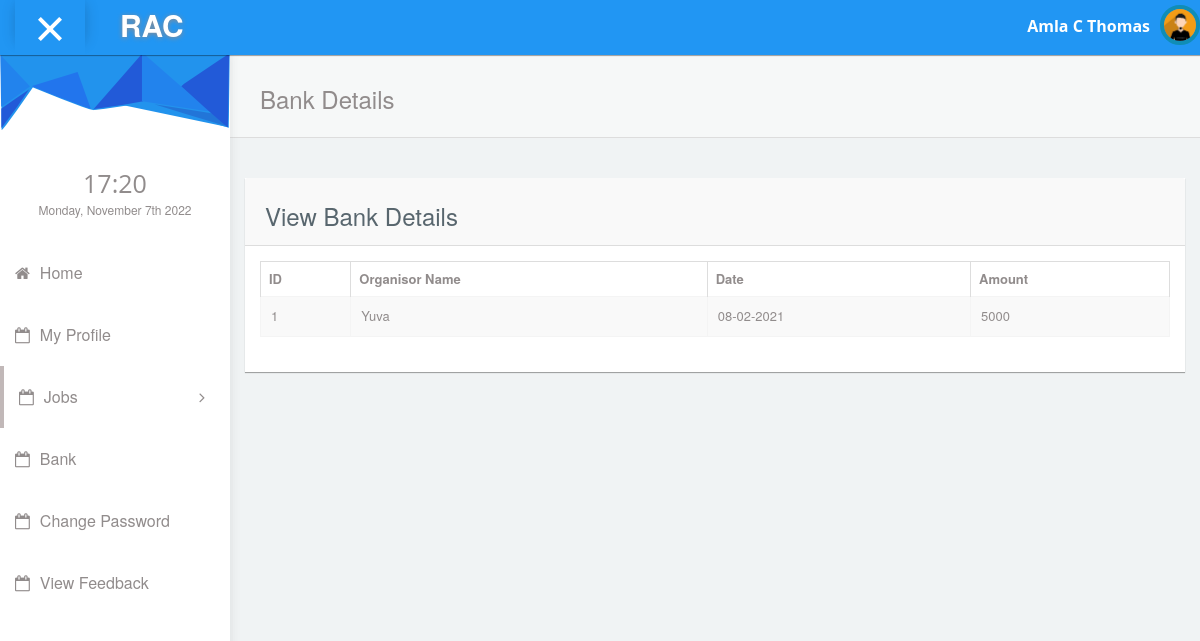
The app's page /freelancer/bank.php (signed in) with its own data.
### tables this page shows
CREATE TABLE IF NOT EXISTS `free_reg` (
  `fid` int(11) NOT NULL AUTO_INCREMENT,
  `name` varchar(100) NOT NULL,
  `address` text NOT NULL,
  `phno` varchar(20) NOT NULL,
  `degree` varchar(30) NOT NULL,
  `institution` varchar(100) NOT NULL,
  `university` varchar(100) NOT NULL,
  `other_quali` varchar(120) DEFAULT NULL,
  `work_exp` varchar(100) DEFAULT NULL,
  `work_place` varchar(70) DEFAULT NULL,
  `post` varchar(100) DEFAULT NULL,
  `years_worked` varchar(50) DEFAULT NULL,
  `current_status` varchar(30) NOT NULL,
  `area_of_study` varchar(100) DEFAULT NULL,
  `email` varchar(100) NOT NULL,
  `dob` date DEFAULT NULL,
  PRIMARY KEY (`fid`)
);

CREATE TABLE IF NOT EXISTS `payment` (
  `pay_id` int(11) NOT NULL AUTO_INCREMENT,
  `job_id` int(11) NOT NULL,
  `pay_date` date NOT NULL,
  `pay_amount` int(11) NOT NULL,
  `tofree` int(11) NOT NULL,
  `card_no` varchar(70) NOT NULL,
  `from` int(11) NOT NULL,
  PRIMARY KEY (`pay_id`)
);

CREATE TABLE IF NOT EXISTS `org_reg` (
  `oid` int(11) NOT NULL AUTO_INCREMENT,
  `org_name` varchar(100) NOT NULL,
  `location` varchar(100) DEFAULT NULL,
  `address` text NOT NULL,
  `country` varchar(30) NOT NULL,
  `state` varchar(40) NOT NULL,
  `city` varchar(50) NOT NULL,
  `pincode` int(10) DEFAULT NULL,
  `license_no` varchar(20) NOT NULL,
  `ph_no` varchar(15) NOT NULL,
  `email` varchar(100) NOT NULL,
  PRIMARY KEY (`oid`)
);

### connectionclass.php (called while the page is built, shortened)
<?php
class ConnectionClass
{
public $db=null;
public function open()
{
$this->db=mysqli_connect('localhost','root','','rent_a_coder') or die('Error: ' . mysqli_error($myConnection));
	}
public function GetTable($qry)
{
    try
	{
	$result=mysqli_query($this->db,$qry);
	if($result)
	{
	    $data = array();
		while ($row=mysqli_fetch_assoc($result))
		{
		$data[ ] = $row;
		}
		return $data;
		}
	else
	throw new  Exception(mysql_error());
	}
	catch(Exception $e)
	{
	return $e->getMessage();
	}
}
public function GetSingleData($qry)
{
  try
  {
      $result=mysqli_query($this->db,$qry);
	  if($result)
	  {
	         $row=mysqli_fetch_row($result) ;
			 return $row[0];
			 }
			 else
			 {
			     throw new Exception(mysqli_error($this->db));
			 }
    }
	catch(Exception $e)
	{
	         return $e->getMessage();
	}
 }
}
?>

### freelancer/bank.php (the view)
<?php
require_once('header.php');
require_once("../connectionclass.php");
$obj=new ConnectionClass();
 $email=$_SESSION['email'];
 $qryy3="select fid from free_reg where email='$email'";
 $fid=$obj->GetSingleData($qryy3);
$qry="select * from payment p inner join org_reg o inner join bank b  on o.oid=p.from and b.email='$email' where p.tofree='$fid'";
$result=$obj->GetTable($qry);
?>
            <div id="content">
               <div class="panel box-shadow-none content-header">
                  <div class="panel-body">
                    <div class="col-md-12">
                        <h3 class="animated fadeInLeft">Bank Details</h3>
                    </div>
                  </div>
              </div>
             <div class="col-md-12 top-20 padding-0">
                <div class="col-md-12">
                  <div class="panel">
                    <div class="panel-heading"><h3>View Bank Details</h3></div>
                    <div class="panel-body">
                      <div class="responsive-table">
                      <table id="datatables-example" class="table table-striped table-bordered" width="100%" cellspacing="0">
                       <thead>
          <tr>
            <th data-breakpoints="xs">ID</th>
            <th>Organisor Name</th>
            <th>Date</th>
            <th>Amount</th>
          </tr>
        </thead>
        <tbody>
            <?php
            $i=0;
            foreach ($result as $res)
            {
                $i++;
            ?>
          <tr data-expanded="true">
            <td><?php echo $i;?></td>
             <td><?php echo $res['org_name'];?></td>
            <td><?php echo $da=date("d-m-Y", strtotime($res['pay_date']) );?></td>
             <td><?php echo $res['pay_amount'];?></td>
          </tr>
          <?php
            }
            ?>
        </tbody>
      </table>
                      </div>
                  </div>
                </div>
              </div>
              </div>
            </div>
<?php require_once('footer.php'); ?>

### freelancer/header.php (shortened to what this page needs)
<!DOCTYPE html>
<html lang="en">
<head>
    <link rel="stylesheet" type="text/css" href="../admintemplate/css/bootstrap.min.css">
      <link rel="stylesheet" type="text/css" href="../admintemplate/css/plugins/font-awesome.min.css"/>
      <link rel="stylesheet" type="text/css" href="../admintemplate/css/plugins/simple-line-icons.css"/>
      <link rel="stylesheet" type="text/css" href="../admintemplate/css/plugins/animate.min.css"/>
      <link rel="stylesheet" type="text/css" href="../admintemplate/css/plugins/fullcalendar.min.css"/>
	<link href="../admintemplate/css/style.css" rel="stylesheet">
  </head>
<?php
require_once("../connectionclass.php");
$obj=new ConnectionClass();
$email=$_SESSION['email'];
$qry="select name from free_reg where email='$email'";
$name=$obj->GetSingleData($qry);
?>
 <body id="mimin" class="dashboard">
        <nav class="navbar navbar-default header navbar-fixed-top">
          <div class="col-md-12 nav-wrapper">
            <div class="navbar-header" style="width:100%;">
              <div class="opener-left-menu is-open">
                <span class="bottom"></span>
              </div>
                <a href="index.php" class="navbar-brand">
                 <b>RAC</b>
                </a>
              <ul class="nav navbar-nav navbar-right user-nav">
                <li class="user-name"><span><?php echo $name; ?></span></li>
                  <li class="dropdown avatar-dropdown">
                   <img src="../admintemplate/img/avatar.jpg" class="img-circle avatar" alt="user name" data-toggle="dropdown" aria-haspopup="true" aria-expanded="true"/>
                </li>
              </ul>
            </div>
          </div>
        </nav>
      <div class="container-fluid mimin-wrapper">
            <div id="left-menu">
              <div class="sub-left-menu scroll">
                <ul class="nav nav-list">
                    <li><div class="left-bg"></div></li>
                    <li class="time">
                      <h1 class="animated fadeInLeft" style="font-size: 25px;">21:00</h1>
                      <p class="animated fadeInRight">Sat,October 1st 2029</p>
                    </li>
                     <li class="ripple"><a href="index.php"><span class="fa fa-home"></span>Home</a></li>
                      <li class="ripple"><a href="profile.php"><span class="fa fa-calendar-o"></span>My Profile</a></li>
                     <li class="active ripple">
                      <a class="tree-toggle nav-header"><span class="fa-calendar-o fa"></span>Jobs
                        <span class="fa-angle-right fa right-arrow text-right"></span>
                      </a>
                    </li>
                   <li class="ripple"><a href="bank.php"><span class="fa fa-calendar-o"></span>Bank</a></li>
                   <li class="ripple"><a href="changepassword.php"><span class="fa fa-calendar-o"></span>Change Password</a></li>
                   <li class="ripple"><a href="viewfeedback.php"><span class="fa fa-calendar-o"></span>View Feedback</a></li>
                       </ul>
                </div>
            </div>

### records on screen
free_reg: name "Amla C Thomas"
payment: org_reg.org_name "Yuva", pay_date "08-02-2021", pay_amount "5000"
